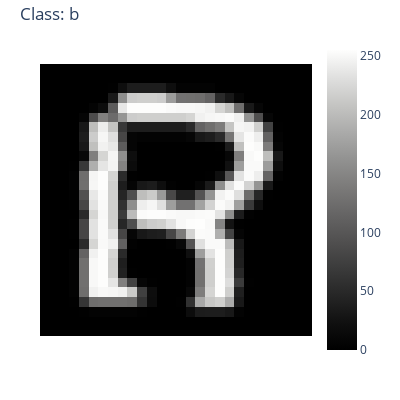

Notebook code cell kept with this figure:
### Code cell
np.set_printoptions(linewidth=150)
print('Label:', dataset.char_classes[dataset.char_labels[800] - 1])
print('Matrix:\n', dataset.char_images[800].numpy()[0].T)
plot_sample_image(char_classes=dataset.char_classes, char_images=dataset.char_images, char_labels=dataset.char_labels, img_idx=800)

### Figure 1 — Plotly figure (JSON) as saved in the notebook; plotly's stock layout.template omitted (floating-point values rounded to 4 significant figures; data arrays with more than 128 entries replaced by an {"elided": "..."} marker saying what was removed)
{"data": [{"coloraxis": "coloraxis", "hovertemplate": "x: %{x}<br>y: %{y}<br>color: %{z}<extra></extra>", "name": "0", "type": "heatmap", "xaxis": "x", "yaxis": "y", "z": {"elided": "28x28 int values"}}], "layout": {"coloraxis": {"colorscale": [[0, "rgb(0, 0, 0)"], [0.09091, "rgb(16, 16, 16)"], [0.1818, "rgb(38, 38, 38)"], [0.2727, "rgb(59, 59, 59)"], [0.3636, "rgb(81, 80, 80)"], [0.4545, "rgb(102, 101, 101)"], [0.5455, "rgb(124, 123, 122)"], [0.6364, "rgb(146, 146, 145)"], [0.7273, "rgb(171, 171, 170)"], [0.8182, "rgb(197, 197, 195)"], [0.9091, "rgb(224, 224, 223)"], [1, "rgb(254, 254, 253)"]]}, "height": 400, "margin": {"b": 40, "l": 40, "r": 40, "t": 40}, "title": {"text": "Class: b"}, "width": 400, "xaxis": {"anchor": "y", "constrain": "domain", "domain": [0, 1], "scaleanchor": "y", "showticklabels": false}, "yaxis": {"anchor": "x", "autorange": "reversed", "constrain": "domain", "domain": [0, 1], "showticklabels": false}}}
